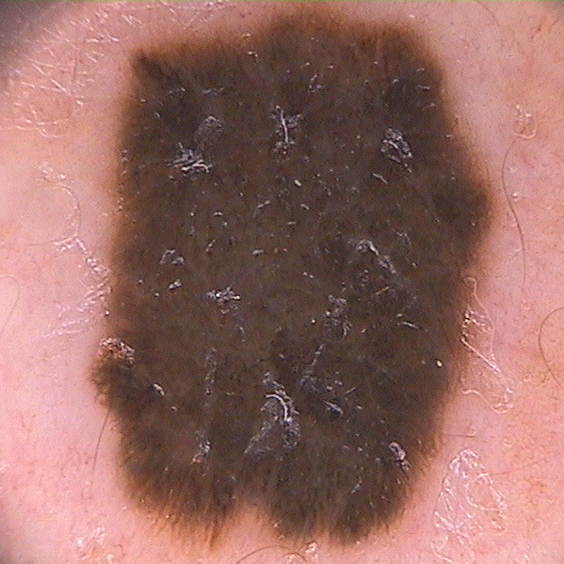
#> input picture test1.png, 564 x 564 px
$ python -i konturyFunkcjeParametry.py   (imports and definitions only)   (older library calls are emulated)
#> lines starting #> are read from the running program, lines starting #| are printed output that depends on the picture; after the words box and inside, x2 and y2 are one past the last pixel; in counts of white or black regions, pixels touching at a corner belong together
# -*- coding: utf-8 -*-
"""
Created on Sun Dec  6 18:01:04 2020

@author: emilk
"""

import numpy as np
import cv2
from PIL import Image, ImageDraw
import matplotlib.pyplot as plt
import math as m
import skimage.transform as trans


# [5 lines of commented-out code are left out]

# [14 lines left out: function RysujKontur, not called in this run]


def momenty(imgray):
    ret,thresh = cv2.threshold(imgray,127,255,0,cv2.THRESH_BINARY)
    plt.imshow(thresh)
    thresh = cv2.cvtColor(thresh, cv2.COLOR_BGR2GRAY)
   # img.convertTo(thresh, CV_32SC1);
    contours,hierarchy = cv2.findContours(thresh, 1, 2)


#    asymetria(thresh)

    #kontur
    cnt = contours[0]
#    funkcja2(im2,cnt)
    #momenty
    M = cv2.moments(cnt)

    #srodek obszaru
    cx = int(M['m10']/M['m00'])
    cy = int(M['m01']/M['m00'])

    #pole
    Pole = cv2.contourArea(cnt)

    #dlugosc
    L = cv2.arcLength(cnt,True)

    #Solidność to stosunek powierzchni konturu do wypukłej powierzchni obszaru.
    #Solidity is the ratio of contour area to its convex hull area.
    hull = cv2.convexHull(cnt)
    hull_area = cv2.contourArea(hull)
    solidity = float(Pole)/hull_area

    #parametr =    długosc hull / dlugosc konturu   [0,1]
    hull_L = cv2.arcLength(hull,True)
    parametr = hull_L/L


    #Sprawdzenie wypukłosci
    w =  cv2.isContourConvex (cnt)
    if w :
        wypuklosc = 1
    else :
        wypuklosc = 0

    #Współczynnik proporcji ( szerokosc / wysokosc )
    x,y,w,h  = cv2.boundingRect(cnt)
    szer_wys = float(w)/h

    #Wslolczynnik W9, cyrkularnosc ksztaltu
    W9 = (2*m.sqrt((m.pi)*Pole))/L

    #Zaokraglam do 6 miejsca po przecinku
    Pole = round(Pole,6)
    L = round(L,6)
    solidity = round(solidity,6)
    szer_wys = round(szer_wys,6)
    W9 = round(W9,6)

    parametr = round(parametr,6)

    print("Środek konturu : ( "+str(cx)+" , "+str(cy)+" )")
    print("Pole : "+str(Pole))
    print("Obwód : "+str(L))
    print("Solidity: " + str(solidity))
    print("Czy krzywa jest wypukła: "+str(wypuklosc))
    print("Szerokosc / wyskoszc = "+str(szer_wys))
    print("Współczynnik W9 :"+str(W9))

    #print("hull_L :"+str(hull_L))
    print("Parametr hull_L/L :"+str(parametr))

    return cx, cy, Pole, L, solidity, wypuklosc, szer_wys, W9, parametr


# [47 lines left out: functions funkcja1, funkcja2, asymetria, not called in this run]


#RysujKontur(im,imgray)
#momenty(imgray)
#funkcja1(im, imgray)

>>> import cv2
>>> picture = cv2.imread('test1.png', cv2.IMREAD_GRAYSCALE)
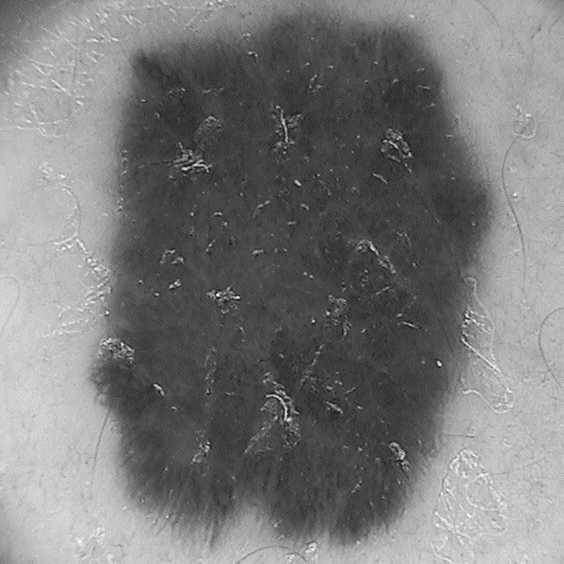
#> picture: shape (564, 564); min 21, max 255, mean 121.7
>>> result = momenty(picture)
#> in momenty, `ret,thresh = cv2.threshold(imgray,127,255,0,cv2.THRESH_BINARY)`:
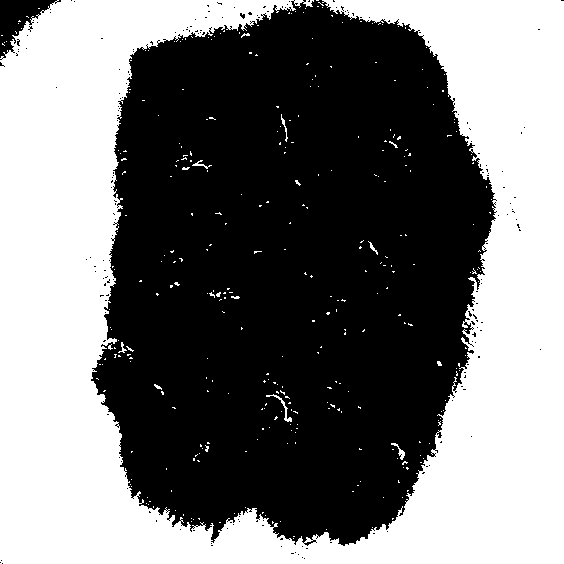
#> thresh: shape (564, 564); 46.4% white; 333 white regions (322 under 20 px), largest, box (x1, y1, x2, y2) and area: (0, 0, 564, 564) 146172, (266, 394, 292, 422) 102, (391, 443, 405, 460) 67
#> (the run stopped early here; a loop or call above may not have finished)
